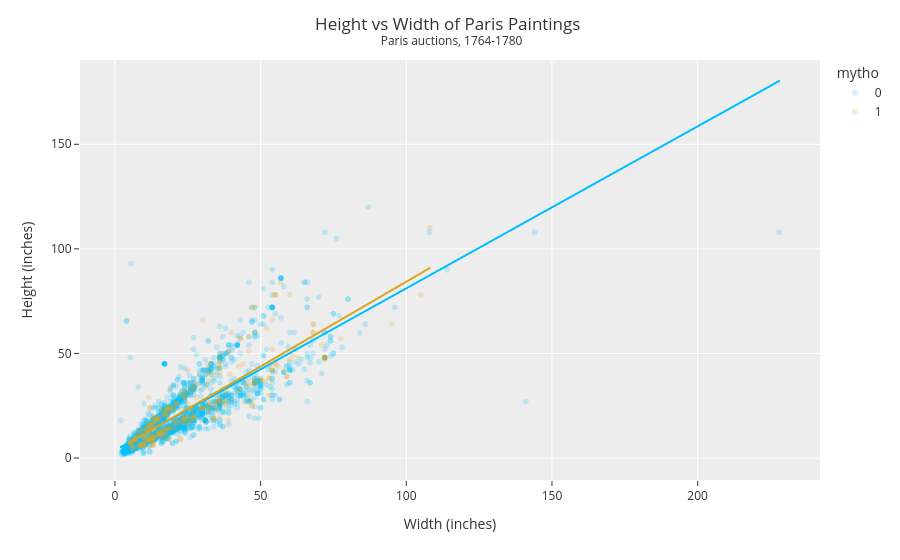

Source (notebook cell):
### Markdown cell above
There are mostly non-mythological paintings in the data set. The mythological paintings make up around 10% of the data set.

### Code cell
mythoscatter = px.scatter(DF,
                 x='Width_in',
                 y="Height_in",
                 color='mytho',
                 opacity=0.2,
                 trendline='ols',
                 color_discrete_sequence=['deepskyblue', 'goldenrod'])

mythoscatter.update_layout(template="ggplot2",
                  title='Height vs Width of Paris Paintings <br><sup> Paris auctions, 1764-1780</sup>',
                  title_x=0.5,
                  xaxis_title="Width (inches)",
                  yaxis_title="Height (inches)")

mythoscatter.show()

### Figure 1 — Plotly figure (JSON) as saved in the notebook; plotly's stock layout.template omitted (floating-point values rounded to 4 significant figures; data arrays with more than 128 entries replaced by an {"elided": "..."} marker saying what was removed)
{"data": [{"hovertemplate": "mytho=0<br>Width_in=%{x}<br>Height_in=%{y}<extra></extra>", "legendgroup": "0", "marker": {"color": "deepskyblue", "opacity": 0.2, "symbol": "circle"}, "mode": "markers", "name": "0", "showlegend": true, "type": "scattergl", "x": {"elided": "3034 float values"}, "xaxis": "x", "y": {"elided": "3034 float values"}, "yaxis": "y"}, {"hovertemplate": "<b>OLS trendline</b><br>Height_in = 0.77435 * Width_in + 3.70314<br>R<sup>2</sup>=0.669596<br><br>mytho=0<br>Width_in=%{x}<br>Height_in=%{y} <b>(trend)</b><extra></extra>", "legendgroup": "0", "marker": {"color": "deepskyblue", "symbol": "circle"}, "mode": "lines", "name": "0", "showlegend": false, "type": "scattergl", "x": {"elided": "2803 float values"}, "xaxis": "x", "y": {"elided": "2803 float values"}, "yaxis": "y"}, {"hovertemplate": "mytho=1<br>Width_in=%{x}<br>Height_in=%{y}<extra></extra>", "legendgroup": "1", "marker": {"color": "goldenrod", "opacity": 0.2, "symbol": "circle"}, "mode": "markers", "name": "1", "showlegend": true, "type": "scattergl", "x": {"elided": "359 float values"}, "xaxis": "x", "y": {"elided": "359 float values"}, "yaxis": "y"}, {"hovertemplate": "<b>OLS trendline</b><br>Height_in = 0.810236 * Width_in + 3.27158<br>R<sup>2</sup>=0.735859<br><br>mytho=1<br>Width_in=%{x}<br>Height_in=%{y} <b>(trend)</b><extra></extra>", "legendgroup": "1", "marker": {"color": "goldenrod", "symbol": "circle"}, "mode": "lines", "name": "1", "showlegend": false, "type": "scattergl", "x": {"elided": "332 float values"}, "xaxis": "x", "y": {"elided": "332 float values"}, "yaxis": "y"}], "layout": {"legend": {"title": {"text": "mytho"}, "tracegroupgap": 0}, "margin": {"t": 60}, "title": {"text": "Height vs Width of Paris Paintings <br><sup> Paris auctions, 1764-1780</sup>", "x": 0.5}, "xaxis": {"anchor": "y", "domain": [0, 1], "title": {"text": "Width (inches)"}}, "yaxis": {"anchor": "x", "domain": [0, 1], "title": {"text": "Height (inches)"}}}}
